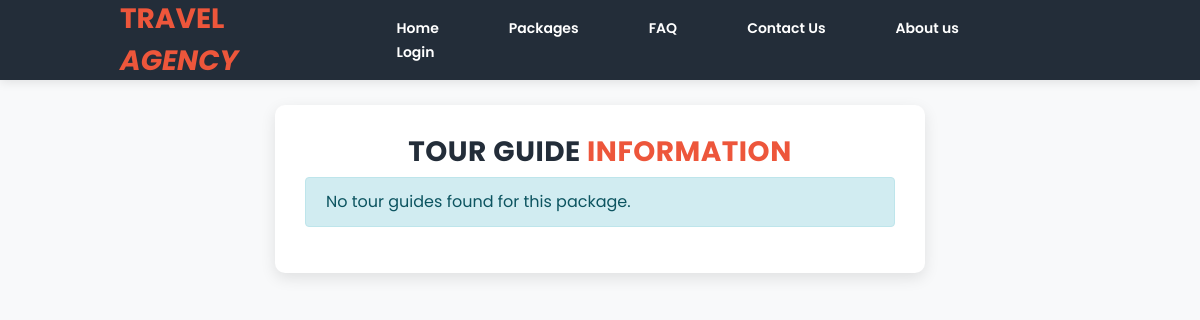
/tour_guide.php?package_id=1, run on an earlier commit of the app's database.
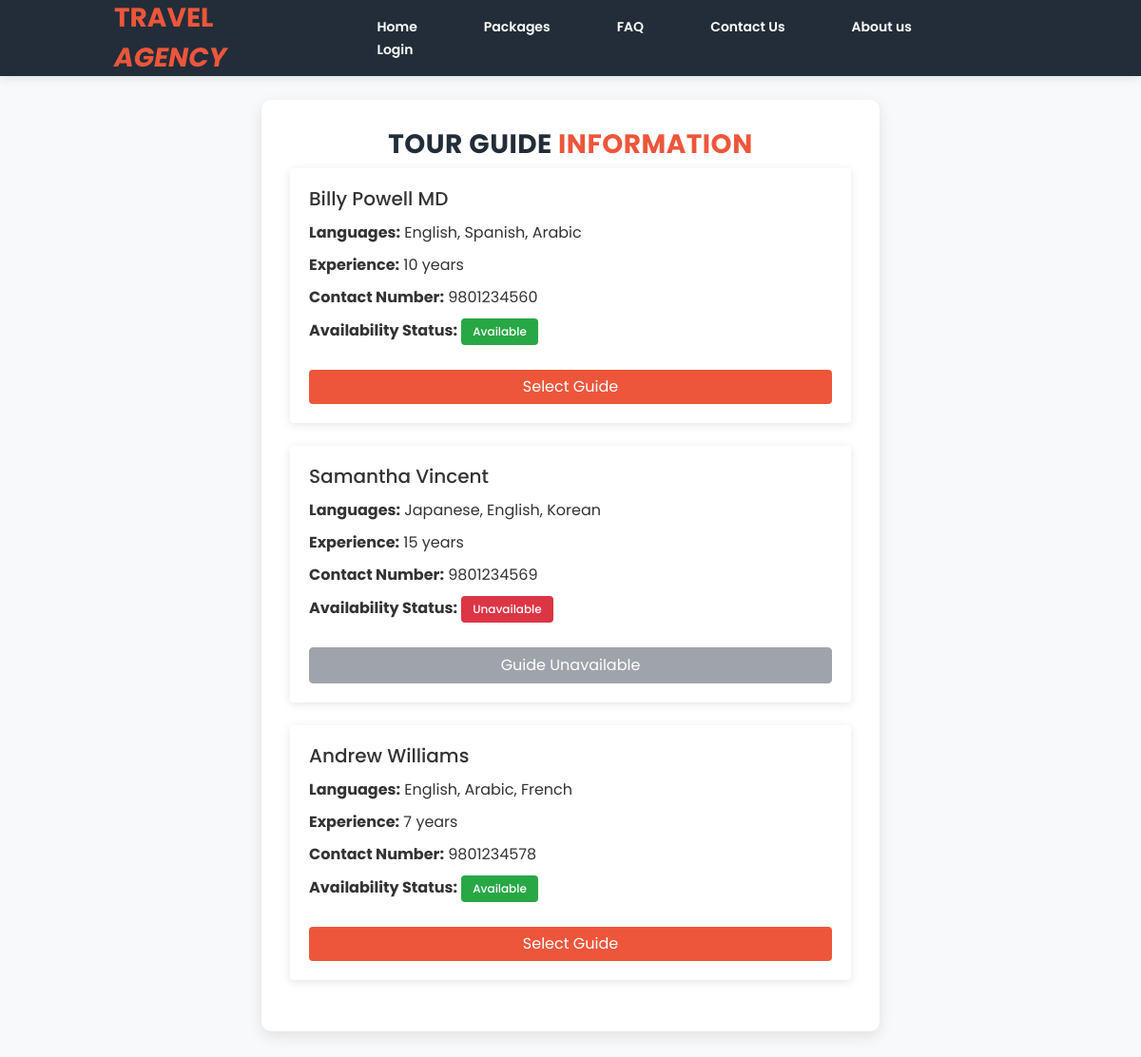
And on a later commit of the database.
### tables this page shows
CREATE TABLE TourGuide (
    Guide_ID INT PRIMARY KEY,
    Name VARCHAR(255) NOT NULL,
    Languages TEXT NOT NULL,
    Experience INT NOT NULL,
    Contact_Number VARCHAR(20) NOT NULL,
    Availability_Status ENUM('Available', 'Unavailable') NOT NULL,
    TourPackage_ID INT NOT NULL,
    FOREIGN KEY (TourPackage_ID) REFERENCES TourPackage(TourPackage_ID)
);

### tour_guide.php (the view, shortened to what this page needs)
<?php
require_once 'includes/db_connection.php';
$package_id = isset($_GET['package_id']) ? (int)$_GET['package_id'] : 0;
$guide_sql = "SELECT * FROM TourGuide WHERE TourPackage_ID = ?";
$guide_stmt = $conn->prepare($guide_sql);
$guide_stmt->bind_param("i", $package_id);
$guide_stmt->execute();
$guide_result = $guide_stmt->get_result();
$guides = $guide_result->fetch_all(MYSQLI_ASSOC);
?>
<!DOCTYPE html>
<html lang="en">
<head>
    <link rel="stylesheet" type="text/css" href="assets/css/bootstrap.min.css">
    <link rel="stylesheet" type="text/css" href="assets/css/font-awesome.css">
    <link rel="stylesheet" type="text/css" href="./assets/css/tour_guide.css">
    <link rel="stylesheet" type="text/css" href="./assets/css/nav.css">
</head>
<body>
<header class="header-area header-sticky">
    <div class="container">
        <div class="row">
            <div class="col-12">
                <nav class="main-nav">
                    <a href="index.html" class="logo">Travel <em>Agency</em></a>
                    <ul class="nav">
                    <li><a href="index.php">Home</a></li>
                    <li><a href="packages.php">Packages</a></li>
                    <li><a href="faq.php">FAQ</a></li>
                    <li><a href="contact.php">Contact Us</a></li>
                    <li><a href="about.php">About us</a></li>
                    <?php if (isset($_SESSION['customer_id'])): ?>
                        <li class="nav-item dropdown">
                            <a href="#" class="dropdown active" id="profileDropdown" data-toggle="dropdown" aria-haspopup="true" aria-expanded="false">
                                <i class="fa fa-user-circle"></i> <?php echo htmlspecialchars($_SESSION['name']); ?>
                            </a>
                            <div class="dropdown-menu custom-navbar-dropdown" aria-labelledby="profileDropdown">
                                <a class="dropdown-item" href="view_booking.php">Profile</a>
                                <a class="dropdown-item logout-btn" href="logout.php">Logout</a>
                            </div>
                        </li>
                    <?php else: ?>
                        <li><a href="login.php">Login</a></li>
                    <?php endif; ?>
                </ul>
                </nav>
            </div>
        </div>
    </div>
</header>
    <div class="container">
        <div class="guide-container section-heading">
            <h2>Tour Guide <em>Information</em></h2>
            <?php if (empty($guides)): ?>
                <div class="alert alert-info">No tour guides found for this package.</div>
            <?php else: ?>
                <?php foreach ($guides as $guide): ?>
                    <div class="guide-card mb-4">
                        <div class="card">
                            <div class="card-body">
                                <h5 class="card-title"><?php echo htmlspecialchars($guide['Name']); ?></h5>
                                <div class="guide-info">
                                    <p><strong>Languages:</strong> <?php echo htmlspecialchars($guide['Languages']); ?></p>
                                    <p><strong>Experience:</strong> <?php echo htmlspecialchars($guide['Experience']); ?> years</p>
                                    <p><strong>Contact Number:</strong> <?php echo htmlspecialchars($guide['Contact_Number']); ?></p>
                                    <p><strong>Availability Status:</strong>
                                        <span class="badge <?php echo $guide['Availability_Status'] == 'Available' ? 'bg-success' : 'bg-danger'; ?>">
                                            <?php echo htmlspecialchars($guide['Availability_Status']); ?>
                                        </span>
                                    </p>
                                </div>
                                <?php if ($guide['Availability_Status'] == 'Available'): ?>
                                    <?php
                                    $booking_url = "booking.php?package_id=" . $package_id;
                                    $booking_url .= "&guide_id=" . $guide['Guide_ID'] . "&guide_name=" . urlencode($guide['Name']);
                                    ?>
                                    <a href="<?php echo $booking_url; ?>" class="btn btn-primary w-100 mt-3">Select Guide</a>
                                <?php else: ?>
                                    <button class="btn btn-secondary w-100 mt-3" disabled>Guide Unavailable</button>
                                <?php endif; ?>
                            </div>
                        </div>
                    </div>
                <?php endforeach; ?>
            <?php endif; ?>
        </div>
    </div>
    <link rel="stylesheet" href="https://cdnjs.cloudflare.com/ajax/libs/font-awesome/6.4.2/css/all.min.css">
</body>
</html>

### assets/css/tour_guide.css (style rules this page uses)
body { font-family: 'Poppins', sans-serif; background-color: #ffffff; color: #333; margin: 0; padding: 55px; }
.section-heading h2 { font-size: 28px; font-weight: 800; color: #232d39; text-transform: uppercase; letter-spacing: 0.5px; }
.section-heading h2 em { font-style: normal; color: #ed563b; }

### assets/css/nav.css (style rules this page uses)
.main-nav { background: #232d39; width: 100%; height: 80px; padding: 0 10%; display: flex; align-items: center; justify-content: space-between; position: fixed; top: 0; left: 0; z-index: 1000; box-shadow: 0 2px 10px rgba(0, 0, 0, 0.1); }
.main-nav .logo { font-size: 28px; font-weight: 700; color: #ed563b; text-transform: uppercase; text-decoration: none; }
.main-nav ul.nav { list-style: none; padding: 0; margin: 0; display: flex; }
.main-nav ul.nav li { display: inline-block; margin-left: 30px; }
.main-nav ul.nav li a { text-decoration: none; font-size: 14px; font-weight: 600; color: #fff; padding: 20px; position: relative; transition: color 0.3s ease-in-out; }
.main-nav ul.nav li a::after { content: ""; position: absolute; left: 0; bottom: 5px; width: 0; height: 3px; background: #ed563b; transition: width 0.4s ease-in-out; }
.btn-primary { border-color: #ed563b; background-color: #ed563b; }
a { color: #ed563b; }
header, .header-area, .main-nav, .main-nav .logo, .main-nav .nav li a { transition: none !important; }

### tour_guide.php (style rules this page uses)
body { background-color: #f8f9fa; font-family: 'Poppins', sans-serif; }
.guide-container { max-width: 650px; margin: 50px auto; background: #fff; padding: 30px; border-radius: 10px; box-shadow: 0px 5px 15px rgba(0, 0, 0, 0.1); }
.guide-container h2 { text-align: center; color: #232d39; font-weight: 700; }
.btn-primary { background: #ed563b; border: none; }
.guide-card { transition: transform 0.3s ease; }
.card { border: none; box-shadow: 0 2px 10px rgba(0,0,0,0.1); }
.badge { padding: 8px 12px; border-radius: 4px; font-weight: 500; }
.bg-success { background-color: #28a745 !important; color: white; }
.bg-danger { background-color: #dc3545 !important; color: white; }
.guide-info p { margin-bottom: 10px; }

What changed in the data, as far as the page shows it:
now on this page (row edited): tourguide: Name "Billy Powell MD", Languages "English, Spanish, Arabic", Experience "10", Contact_Number "9801234560", Availability_Status "Available"
now on this page (row edited): tourguide: Name "Samantha Vincent", Languages "Japanese, English, Korean", Experience "15", Contact_Number "9801234569", Availability_Status "Unavailable", shows "Guide Unavailable"
now on this page (row edited): tourguide: Name "Andrew Williams", Languages "English, Arabic, French", Experience "7", Contact_Number "9801234578", Availability_Status "Available"
Also different on the page:
text no longer shown: "No tour guides found for this package."
